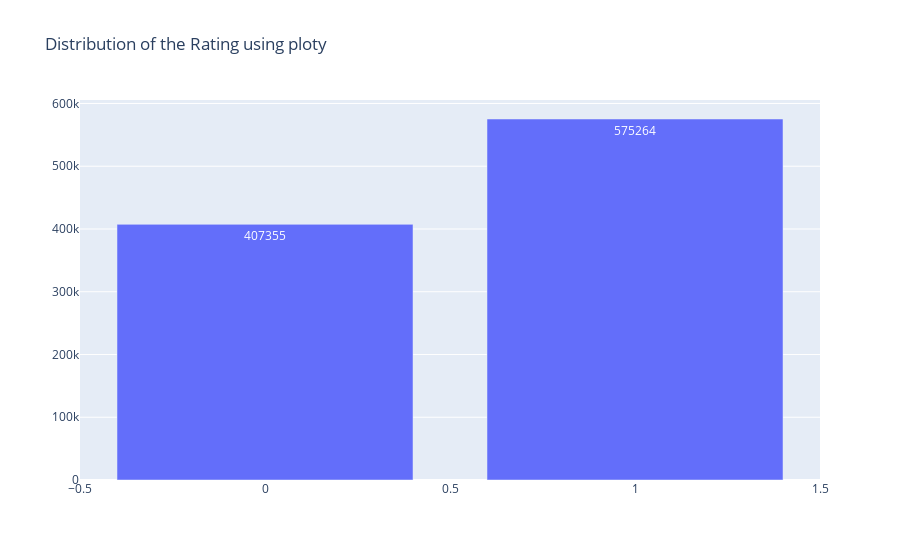

The cell this chart's notebook holds for it:
### Code cell
a  = data.overall.value_counts()
fig = go.Figure([go.Bar(x=a.index, y=a.values,text=a.values)])
fig.update_layout(title='Distribution of the Rating using ploty')
fig.show()

### Figure 1 — Plotly figure (JSON) as saved in the notebook; plotly's stock layout.template omitted (floating-point values rounded to 4 significant figures)
{"data": [{"text": [575264, 407355], "type": "bar", "x": [1, 0], "y": [575264, 407355]}], "layout": {"autosize": true, "title": {"text": "Distribution of the Rating using ploty"}, "xaxis": {"autorange": true, "range": [-0.5, 1.5], "type": "linear"}, "yaxis": {"autorange": true, "range": [0, 605500.0], "type": "linear"}}}
